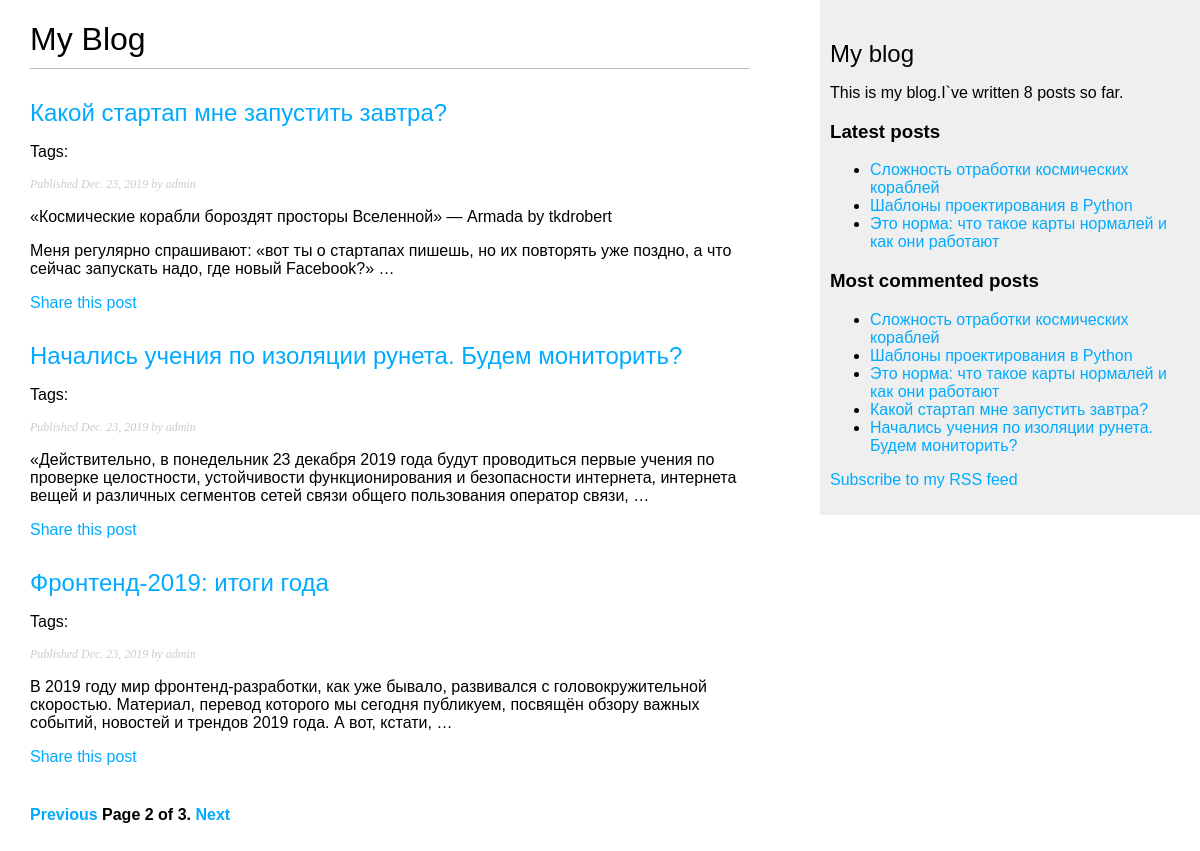
The page /blog/?page=2 on the database as committed earlier.
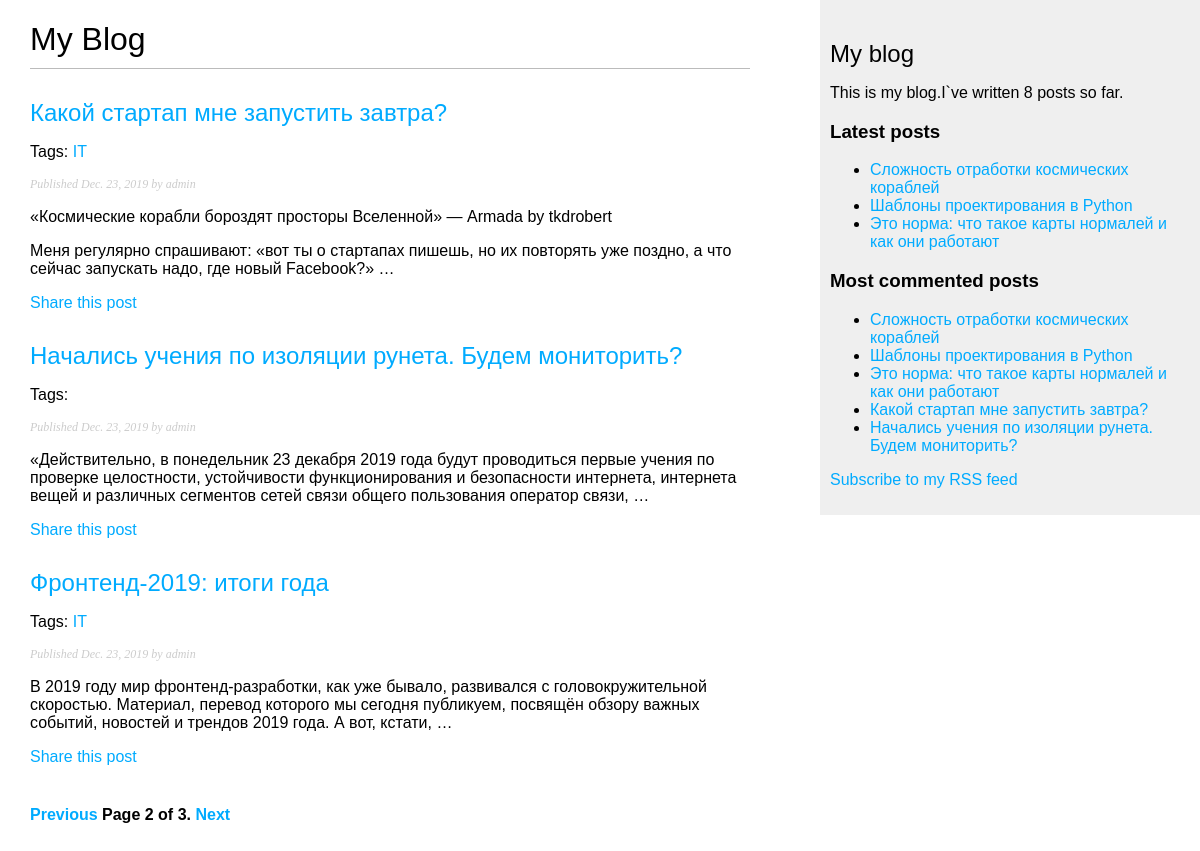
The same page on the database as committed later.
### blog_app/models.py (models this page shows)
class Post(models.Model):
    STATUS_CHOICES = (
        ('draft','Draft'),
        ('published', 'Published'),
    )
    title = models.CharField(max_length = 250)
    slug = models.SlugField(max_length=250, unique_for_date = 'publish')
    author = models.ForeignKey(User, on_delete=models.CASCADE, related_name ='blog_posts')
    body = models.TextField()
    publish = models.DateField(default = timezone.now)
    created = models.DateField(auto_now_add = True)
    updated = models.DateField(auto_now= True)
    status = models.CharField(max_length = 10, choices = STATUS_CHOICES, default = 'draft')
    objects = models.Manager()
    published = PublishedManager()
    tags = TaggableManager()
    class Meta:
        ordering = ('-publish',)
    def __str__(self):
        return self.title
    def get_absolute_url(self):
        return reverse('blog:post_detail', args=[self.publish.year, self.publish.month, self.publish.day, self.slug])

### blog_app/views.py (the view)
# urls.py: path('',views.post_list, name='post_list'),
def post_list(request,tag_slug = None):
    object_list = Post.published.all()
    tag = None
    if tag_slug:
        tag = get_object_or_404(Tag, slug = tag_slug)
        object_list = object_list.filter(tags__in = [tag])
    paginator = Paginator(object_list,3)# 3 articles per page
    page = request.GET.get('page') if request.GET.get('page') else 1
    posts = {}
    try:
        posts = paginator.page(page)
    except PageNotAnInteger:
        post = paginator.page(1)
    except EmptyPage:
        posts = paginator.page(paginator.num_pages)
    return render(request, 'blog/post/list.html', {'page':page,'posts':posts,'tag': tag})

### blog_app/models.py (called while the page is built)
    def get_queryset(self):
        return super().get_queryset().filter(status = 'published')

### blog_app/templatetags/blog_tags.py (called while the page is built)
@register.simple_tag
def total_posts():
    return Post.published.count()

@register.inclusion_tag('blog/post/latest_post.html')
def show_latest_posts(count = 5):
    latest_posts = Post.published.order_by('-publish')[:count]
    print(latest_posts)
    return {'latest_posts':latest_posts}

@register.simple_tag
def get_most_commented_posts(count =5):
    return Post.published.annotate(total_comments = Count('comments')).order_by('-total_comments')[:count]

@register.filter(name = 'markdown')
def markdown_format(text):
    return mark_safe(markdown.markdown(text))

### templates/blog/post/list.html (shortened to what this page needs)
{% extends "blog/base.html" %}
{% load blog_tags %}
{% block content %}
<h1>My Blog</h1>
{% for post in posts %}
<h2>
    <a href="{{ post.get_absolute_url }}">{{ post.title }}</a>
</h2>
<p class="tags">
    Tags:
    {% for tag in post.tags.all %}
    <a href="{% url "blog:post_list_tag" tag.slug %}">
    {{ tag.name }}
    </a>
    {% endfor %}
    </p>
<p class="date">Published {{ post.publish }} by {{ post.author }}</p>
{{ post.body|markdown|truncatewords_html:30 }}
<p>
    <a href="{% url "blog:post_share" post.id %}">Share this post</a>
</p>
{% endfor %}
{% include "blog/pagination.html" with page=posts %}
{% endblock %}

### templates/blog/base.html (shortened to what this page needs)
{% load blog_tags %}
{% load static %}
<!DOCTYPE html>
<html>
<head>
    <link href="{% static "css/blog.css" %}" rel="stylesheet">
</head>
<body>
    <div id="content">
        {% block content %}
        {% endblock %}
    </div>
    <div id="sidebar">
        <h2>My blog</h2>
        <p>This is my blog.I`ve written {% total_posts %} posts so far.</p>
        <h3>Latest posts</h3>
        {% show_latest_posts 3 %}
        <h3>Most commented posts</h3>
        {% get_most_commented_posts as most_commented_posts %}
        <ul>
            {% for post in most_commented_posts %}
            <li><a href="{{ post.get_absolute_url }}">{{ post.title }}</a></li>
            {% endfor %}
        </ul>
        <p><a href="{% url "blog:post_feed" %}">Subscribe to my RSS feed</a></p>
    </div>
</body>
</html>

### templates/blog/pagination.html
<div class="pagination">
    <span class="step-links">
        {% if page.has_previous %}
        <a href="?page={{page.previous_page_number}}">Previous</a>
        {% endif %}
        <span class="current">
            Page {{ page.number }} of {{ page.paginator.num_pages }}.
        </span>
        {% if page.has_next %}
        <a href="?page={{ page.next_page_number }}">Next</a>
        {% endif %}
    </span>
</div>

### templates/blog/post/latest_post.html
<ul>
    {% for post in latest_posts %}
    <li><a href="{{ post.get_absolute_url }}">{{ post.title }}</a></li>
    {% endfor %}
</ul>

### static/css/blog.css (style rules this page uses)
body { margin:0; padding:0; font-family:helvetica, sans-serif; }
a { color:#00abff; text-decoration:none; }
h1 { font-weight:normal; border-bottom:1px solid #bbb; padding:0 0 10px 0; }
h2 { font-weight:normal; margin:30px 0 0; }
#content { float:left; width:60%; padding:0 0 0 30px; }
#sidebar { float:right; width:30%; padding:10px; background:#efefef; height:100%; }
p.date { color:#ccc; font-family: georgia, serif; font-size: 12px; font-style: italic; }
.pagination { margin:40px 0; font-weight:bold; }

Rows that differ between the two databases and show on the page:
changed Post "Какой стартап мне запустить завтра?": gains Tag (name "IT")
changed Post "Фронтенд-2019: итоги года": gains Tag (name "IT")
